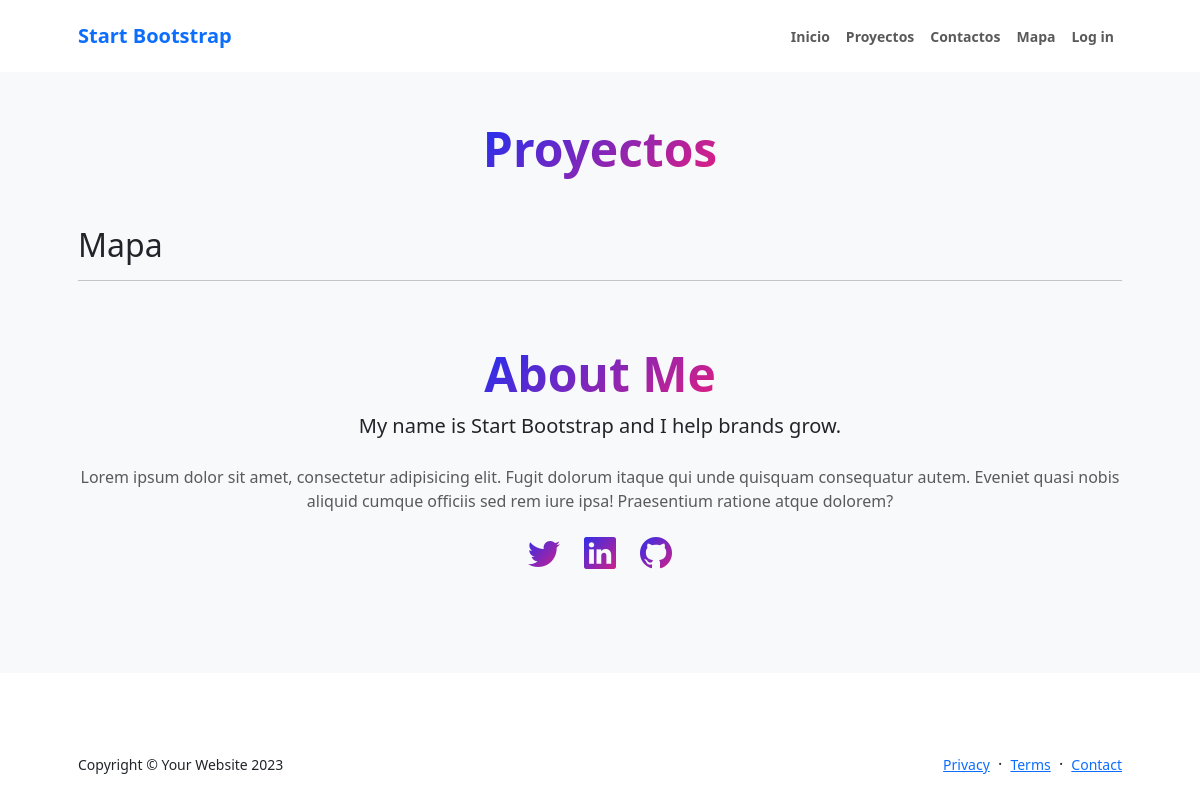
The app's page /sitios/, older data.
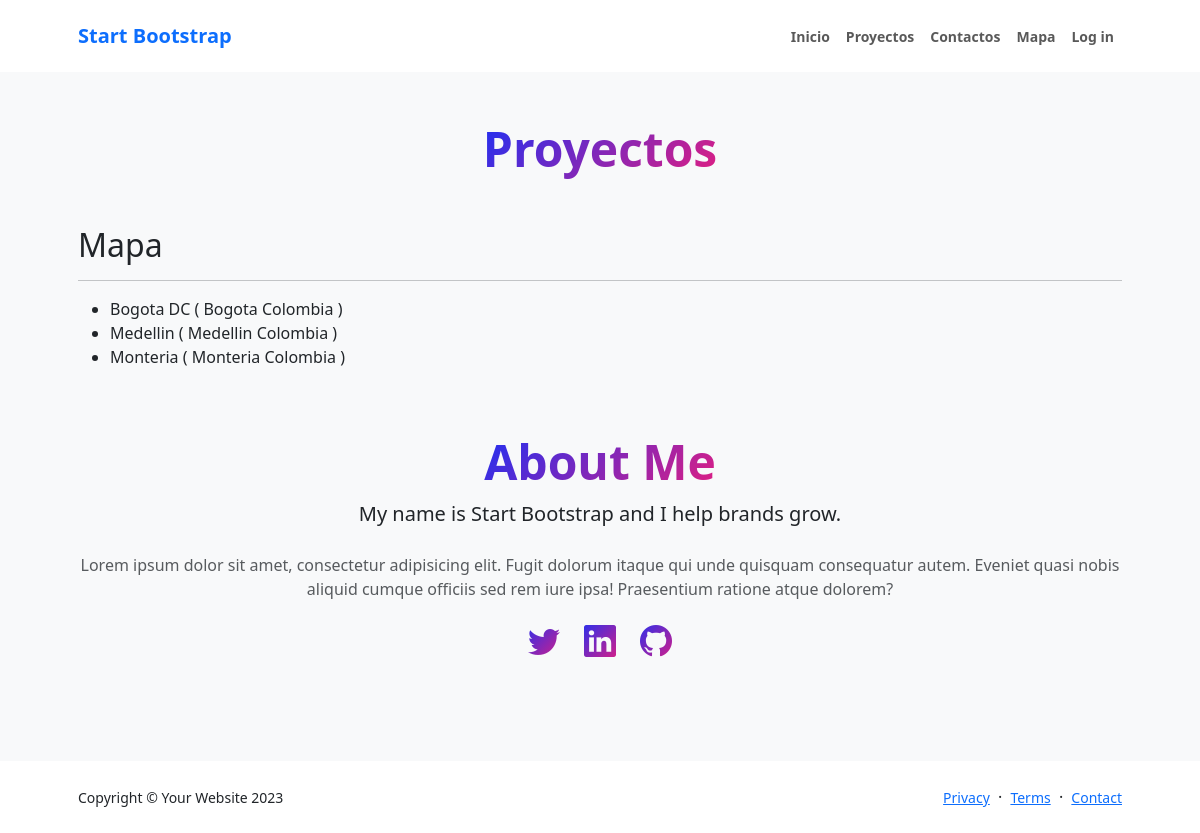
The same page, newer data.
### project/applications/ubicaciones/models.py (models this page shows, shortened)
class Lugares(models.Model):
    name = models.CharField(max_length=250, verbose_name='Nombre Sucursal')
    address = models.CharField(max_length=250, verbose_name='Dirección')
    lat = models.FloatField(verbose_name='Latitud')
    lng = models.FloatField(verbose_name='Longitud')
    class Meta:
        verbose_name = 'Sucursal'
        verbose_name_plural = 'Sucursales'
        ordering = ['name']

### project/applications/ubicaciones/views.py (the view)
# urls.py: path("sitios/", views.sitios_interes, name="Sitios"),
def sitios_interes(request):
    locations = Lugares.objects.all()
    initialMap = folium.Map(location=[4.720026,-74.032649], zoom_start=11)
    latitudes = [location.lat for location in locations]
    longitudes = [location.lng for location in locations]
    popups = [location.name for location in locations]
    FastMarkerCluster(data=list(zip(latitudes, longitudes, popups))).add_to(initialMap)
    context = {'map':initialMap._repr_html_(), 'locations':locations}
    return render(request, 'mapa.html',context )

### project/applications/ubicaciones/templates/mapa.html (shortened to what this page needs)
{% extends "layout/one.html" %}
{% load static %}
{% block head %}
<link href="https://cdn.jsdelivr.net/npm/bootstrap@5.3.2/dist/css/bootstrap.min.css" rel="stylesheet">
{% endblock %}
{% block title_container %}Proyectos{% endblock %}
{% block main %}
    <h2>Mapa</h2>
    <hr>
    <ul>
        {% for loc in locations %}
            <li>{{ loc.name }} ( {{ loc.address }} )</li>
        {% endfor %}
    </ul>
{% endblock %}

### project/templates/layout/one.html (shortened to what this page needs)
{% load static %}
<!DOCTYPE html>
<html lang="es">
<head>
  <link href="https://cdn.jsdelivr.net/npm/bootstrap-icons@1.8.1/font/bootstrap-icons.css" rel="stylesheet" />
  <link href="{% static 'css/styles.css' %}" rel="stylesheet" />
  {% block head %} {% endblock %}
</head>
<body class="d-flex flex-column h-100">
  <main class="flex-shrink-0">
    <nav class="navbar navbar-expand-lg navbar-light bg-white py-3">
        <div class="container px-5">
            <a class="navbar-brand" href="/"><span class="fw-bolder text-primary">Start Bootstrap</span></a>
            <div class="collapse navbar-collapse" id="navbarSupportedContent">
                <ul class="navbar-nav ms-auto mb-2 mb-lg-0 small fw-bolder">
                    <li class="nav-item"><a class="nav-link" href="/page">Inicio</a></li>
                    <li class="nav-item"><a class="nav-link" href="/projects">Proyectos</a></li>
                    <li class="nav-item"><a class="nav-link" href="/contacts">Contactos</a></li>
                    <li class="nav-item"><a class="nav-link" href="/sitios">Mapa</a></li>
                    {% if request.user.is_authenticated %}
                        <li class="nav-item"><a class="nav-link" href="{% url 'exit' %}">Salir</a></li>
                    {% else %}
                        <li class="nav-item"><a class="nav-link" href="{% url 'login' %}">Log in</a></li>
                    {% endif %}
                </ul>
            </div>
        </div>
    </nav>
    <section class="bg-light py-5">
      <div class="container px-5">
        <div class="text-center mb-5">
          <h1 class="display-5 fw-bolder mb-0">
            <span class="text-gradient d-inline">{% block title_container %}{% endblock %}</span>
          </h1>
        </div>
        {% block main %} {% endblock %}
        <div class="row gx-5 justify-content-center">
            <div class="col-xxl-8">
                <div class="text-center my-5">
                    <h2 class="display-5 fw-bolder"><span class="text-gradient d-inline">About Me</span></h2>
                    <p class="lead fw-light mb-4">My name is Start Bootstrap and I help brands grow.</p>
                    <p class="text-muted">Lorem ipsum dolor sit amet, consectetur adipisicing elit. Fugit dolorum itaque qui unde quisquam consequatur autem. Eveniet quasi nobis aliquid cumque officiis sed rem iure ipsa! Praesentium ratione atque dolorem?</p>
                    <div class="d-flex justify-content-center fs-2 gap-4">
                        <a class="text-gradient" href="#!"><i class="bi bi-twitter"></i></a>
                        <a class="text-gradient" href="#!"><i class="bi bi-linkedin"></i></a>
                        <a class="text-gradient" href="#!"><i class="bi bi-github"></i></a>
                    </div>
                </div>
            </div>
        </div>
      </div>
    </section>
  </main>
  <footer class="bg-white py-4 mt-auto">
    <div class="container px-5">
        <div class="row align-items-center justify-content-between flex-column flex-sm-row">
            <div class="col-auto"><div class="small m-0">Copyright &copy; Your Website 2023</div></div>
            <div class="col-auto">
                <a class="small" href="#!">Privacy</a>
                <span class="mx-1">&middot;</span>
                <a class="small" href="#!">Terms</a>
                <span class="mx-1">&middot;</span>
                <a class="small" href="#!">Contact</a>
            </div>
        </div>
    </div>
  </footer>
</body>
</html>

Row changes from the older to the newer data that the page shows:
added Lugares: name "Bogota DC", address "Bogota Colombia"
added Lugares: name "Medellin", address "Medellin Colombia"
added Lugares: name "Monteria", address "Monteria Colombia"
